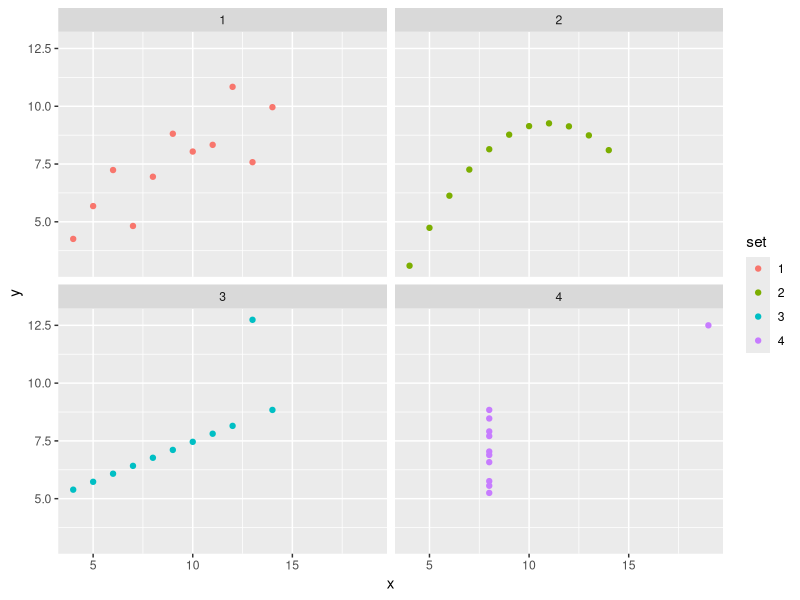

Write the R code that produced this figure.
## ---- chunk 1
library(tidyverse)
## ---- chunk 2
anscombe
## ---- chunk 3
dat <-
  bind_cols(
    anscombe %>% select(matches("x")) %>% gather(set, "x"),
    anscombe %>% select(matches("y")) %>% gather(key, "y")
  ) %>%
  select(-key) %>% 
  mutate(set = gsub("x", "", set)) %>%  
  as_tibble()


## ---- chunk 4
dat
## ---- chunk 5
dat %>%
  group_by(set) %>%
  summarize(
    mean_x = mean(x),
    stdev_x = sd(x), 
    mean_y = mean(y),
    stdev_y = sd(y)
    ) 
## ---- chunk 6

dat %>% ggplot(aes(x, y, color = set)) + 
  geom_point() +
  facet_wrap(~set, ncol = 2)

